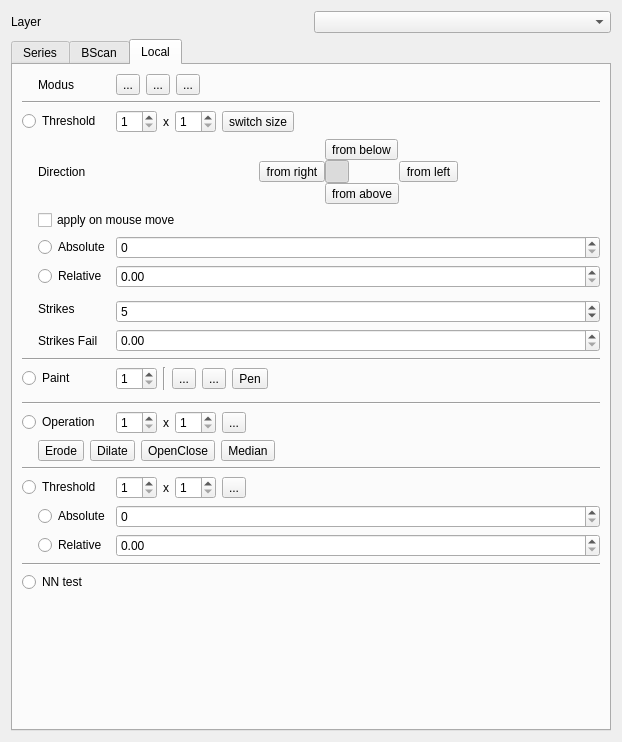
<?xml version="1.0" encoding="UTF-8"?>
<ui version="4.0">
 <class>BScanSegmentationWidget</class>
 <widget class="QWidget" name="BScanSegmentationWidget">
  <property name="geometry">
   <rect>
    <x>0</x>
    <y>0</y>
    <width>380</width>
    <height>742</height>
   </rect>
  </property>
  <property name="windowTitle">
   <string>Form</string>
  </property>
  <layout class="QVBoxLayout" name="verticalLayout">
   <item>
    <layout class="QHBoxLayout" name="layoutSegmentationOptions"/>
   </item>
   <item>
    <layout class="QHBoxLayout" name="horizontalLayout_8">
     <item>
      <widget class="QLabel" name="label_25">
       <property name="text">
        <string>Layer</string>
       </property>
      </widget>
     </item>
     <item>
      <widget class="QComboBox" name="comboBoxLayer"/>
     </item>
    </layout>
   </item>
   <item>
    <widget class="QTabWidget" name="tabWidget">
     <property name="currentIndex">
      <number>2</number>
     </property>
     <widget class="QWidget" name="seriesTab">
      <attribute name="title">
       <string>Series</string>
      </attribute>
      <layout class="QVBoxLayout" name="verticalLayout_2">
       <item>
        <widget class="QCheckBox" name="checkBoxCreateNewSeriesStartValue">
         <property name="text">
          <string>Create new start value</string>
         </property>
        </widget>
       </item>
       <item>
        <widget class="QGroupBox" name="groupBox">
         <property name="sizePolicy">
          <sizepolicy hsizetype="Preferred" vsizetype="Preferred">
           <horstretch>0</horstretch>
           <verstretch>0</verstretch>
          </sizepolicy>
         </property>
         <property name="title">
          <string>From segmentation</string>
         </property>
         <layout class="QGridLayout" name="gridLayout_2">
          <item row="0" column="0">
           <widget class="QLabel" name="label">
            <property name="text">
             <string>Segmentation</string>
            </property>
           </widget>
          </item>
          <item row="0" column="1">
           <widget class="QComboBox" name="comboBoxSeriesInitFromSeg"/>
          </item>
          <item row="1" column="1">
           <widget class="QPushButton" name="buttonSeriesInitFromSeg">
            <property name="text">
             <string>Create</string>
            </property>
           </widget>
          </item>
         </layout>
        </widget>
       </item>
       <item>
        <widget class="QGroupBox" name="groupBox_2">
         <property name="title">
          <string>From Threshold</string>
         </property>
         <layout class="QGridLayout" name="gridLayout">
          <item row="0" column="1">
           <widget class="QRadioButton" name="seriesThresholdDirectionUp">
            <property name="text">
             <string>From below</string>
            </property>
           </widget>
          </item>
          <item row="3" column="0">
           <widget class="QRadioButton" name="seriesThresholdMethodRel">
            <property name="text">
             <string>Relative</string>
            </property>
           </widget>
          </item>
          <item row="0" column="0">
           <widget class="QRadioButton" name="seriesThresholdDirectionDown">
            <property name="text">
             <string>From above</string>
            </property>
           </widget>
          </item>
          <item row="3" column="1">
           <widget class="QDoubleSpinBox" name="boxSeriesThresRelative">
            <property name="maximum">
             <double>1.000000000000000</double>
            </property>
            <property name="singleStep">
             <double>0.050000000000000</double>
            </property>
            <property name="value">
             <double>0.500000000000000</double>
            </property>
           </widget>
          </item>
          <item row="4" column="0">
           <widget class="QLabel" name="label_2">
            <property name="text">
             <string>Strikes</string>
            </property>
           </widget>
          </item>
          <item row="2" column="0">
           <widget class="QRadioButton" name="seriesThresholdMethodAbs">
            <property name="text">
             <string>Absolute</string>
            </property>
           </widget>
          </item>
          <item row="2" column="1">
           <widget class="QSpinBox" name="boxSeriesThresAbsolute">
            <property name="maximum">
             <number>255</number>
            </property>
           </widget>
          </item>
          <item row="4" column="1">
           <widget class="QSpinBox" name="boxSeriesThresStrikes">
            <property name="minimum">
             <number>1</number>
            </property>
            <property name="maximum">
             <number>20</number>
            </property>
           </widget>
          </item>
          <item row="6" column="1">
           <widget class="QPushButton" name="buttonSeriesInitFromThreshold">
            <property name="text">
             <string>Create</string>
            </property>
           </widget>
          </item>
          <item row="1" column="0" colspan="2">
           <widget class="Line" name="line">
            <property name="orientation">
             <enum>Qt::Horizontal</enum>
            </property>
           </widget>
          </item>
          <item row="5" column="0">
           <widget class="QLabel" name="label_10">
            <property name="text">
             <string>Strikes Fail</string>
            </property>
           </widget>
          </item>
          <item row="5" column="1">
           <widget class="QDoubleSpinBox" name="boxSeriesThresStrikesFailFactor">
            <property name="maximum">
             <double>1.000000000000000</double>
            </property>
            <property name="singleStep">
             <double>0.050000000000000</double>
            </property>
            <property name="value">
             <double>0.200000000000000</double>
            </property>
           </widget>
          </item>
         </layout>
        </widget>
       </item>
       <item>
        <widget class="QGroupBox" name="groupBox_5">
         <property name="title">
          <string>Delete segmentation</string>
         </property>
         <layout class="QGridLayout" name="gridLayout_8">
          <item row="0" column="1">
           <widget class="QPushButton" name="buttonSeriesDeleteSegmentation">
            <property name="text">
             <string>Delete</string>
            </property>
           </widget>
          </item>
          <item row="0" column="0">
           <spacer name="horizontalSpacer_11">
            <property name="orientation">
             <enum>Qt::Horizontal</enum>
            </property>
            <property name="sizeHint" stdset="0">
             <size>
              <width>40</width>
              <height>20</height>
             </size>
            </property>
           </spacer>
          </item>
         </layout>
        </widget>
       </item>
       <item>
        <widget class="QGroupBox" name="groupBox_6">
         <property name="title">
          <string>Operations</string>
         </property>
         <layout class="QHBoxLayout" name="horizontalLayout_6">
          <item>
           <widget class="QToolButton" name="buttonSeriesRemoveUnconectedAreas">
            <property name="text">
             <string>Remove unconected areas</string>
            </property>
            <property name="icon">
             <iconset resource="../application.qrc">
              <normaloff>:/icons/cut_red.png</normaloff>:/icons/cut_red.png</iconset>
            </property>
           </widget>
          </item>
          <item>
           <widget class="QToolButton" name="buttonSeriesExtendLeftRightSpace">
            <property name="text">
             <string>Extend segmentation left and right</string>
            </property>
            <property name="icon">
             <iconset resource="../application.qrc">
              <normaloff>:/icons/tag.png</normaloff>:/icons/tag.png</iconset>
            </property>
           </widget>
          </item>
          <item>
           <spacer name="horizontalSpacer_12">
            <property name="orientation">
             <enum>Qt::Horizontal</enum>
            </property>
            <property name="sizeHint" stdset="0">
             <size>
              <width>40</width>
              <height>20</height>
             </size>
            </property>
           </spacer>
          </item>
          <item>
           <widget class="QToolButton" name="buttonImportOCT">
            <property name="text">
             <string>...</string>
            </property>
            <property name="icon">
             <iconset resource="../application.qrc">
              <normaloff>:/icons/folder_image.png</normaloff>:/icons/folder_image.png</iconset>
            </property>
           </widget>
          </item>
         </layout>
        </widget>
       </item>
       <item>
        <spacer name="verticalSpacer">
         <property name="orientation">
          <enum>Qt::Vertical</enum>
         </property>
         <property name="sizeHint" stdset="0">
          <size>
           <width>20</width>
           <height>137</height>
          </size>
         </property>
        </spacer>
       </item>
      </layout>
     </widget>
     <widget class="QWidget" name="bscanTab">
      <attribute name="title">
       <string>BScan</string>
      </attribute>
      <layout class="QVBoxLayout" name="verticalLayout_3">
       <item>
        <widget class="QGroupBox" name="groupBoxBScanFromSegline">
         <property name="sizePolicy">
          <sizepolicy hsizetype="Preferred" vsizetype="Preferred">
           <horstretch>0</horstretch>
           <verstretch>0</verstretch>
          </sizepolicy>
         </property>
         <property name="title">
          <string>From segmentation</string>
         </property>
         <layout class="QGridLayout" name="gridLayoutBScanFromSegline">
          <item row="0" column="0">
           <widget class="QLabel" name="labelBScanFromSegline">
            <property name="text">
             <string>Segmentation</string>
            </property>
           </widget>
          </item>
          <item row="0" column="1">
           <widget class="QComboBox" name="comboBoxBScanFromSegline"/>
          </item>
          <item row="1" column="1">
           <widget class="QPushButton" name="buttonBScanInitFromSeg">
            <property name="text">
             <string>Create</string>
            </property>
           </widget>
          </item>
         </layout>
        </widget>
       </item>
       <item>
        <widget class="QGroupBox" name="groupBox_3">
         <property name="title">
          <string>From Threshold</string>
         </property>
         <layout class="QGridLayout" name="gridLayout_3">
          <item row="3" column="0">
           <widget class="QRadioButton" name="radioBScanThresRelative">
            <property name="text">
             <string>Relative</string>
            </property>
            <property name="checked">
             <bool>false</bool>
            </property>
           </widget>
          </item>
          <item row="0" column="0">
           <widget class="QRadioButton" name="radioBScanThresFromAbove">
            <property name="text">
             <string>From above</string>
            </property>
            <property name="checked">
             <bool>true</bool>
            </property>
           </widget>
          </item>
          <item row="3" column="1">
           <widget class="QDoubleSpinBox" name="boxBScanThresRelative">
            <property name="maximum">
             <double>1.000000000000000</double>
            </property>
            <property name="singleStep">
             <double>0.050000000000000</double>
            </property>
            <property name="value">
             <double>0.400000000000000</double>
            </property>
           </widget>
          </item>
          <item row="4" column="0">
           <widget class="QLabel" name="label_3">
            <property name="text">
             <string>Strikes</string>
            </property>
           </widget>
          </item>
          <item row="2" column="0">
           <widget class="QRadioButton" name="radioBScanThresAbsolute">
            <property name="text">
             <string>Absolute</string>
            </property>
           </widget>
          </item>
          <item row="2" column="1">
           <widget class="QSpinBox" name="boxBScanThresAbsolute">
            <property name="maximum">
             <number>255</number>
            </property>
            <property name="value">
             <number>80</number>
            </property>
           </widget>
          </item>
          <item row="4" column="1">
           <widget class="QSpinBox" name="boxBScanThresStrikes">
            <property name="minimum">
             <number>1</number>
            </property>
            <property name="maximum">
             <number>20</number>
            </property>
            <property name="value">
             <number>6</number>
            </property>
           </widget>
          </item>
          <item row="6" column="1">
           <widget class="QPushButton" name="buttonBScanInitFromThreshold">
            <property name="text">
             <string>Create</string>
            </property>
           </widget>
          </item>
          <item row="1" column="0" colspan="2">
           <widget class="Line" name="line_2">
            <property name="orientation">
             <enum>Qt::Horizontal</enum>
            </property>
           </widget>
          </item>
          <item row="0" column="1">
           <widget class="QRadioButton" name="radioBScanThresFromBelow">
            <property name="text">
             <string>From below</string>
            </property>
           </widget>
          </item>
          <item row="5" column="1">
           <widget class="QDoubleSpinBox" name="boxBScanThresStrikesFailFactor"/>
          </item>
          <item row="5" column="0">
           <widget class="QLabel" name="label_9">
            <property name="text">
             <string>Strikes Fail</string>
            </property>
           </widget>
          </item>
         </layout>
        </widget>
       </item>
       <item>
        <widget class="QGroupBox" name="groupBox_4">
         <property name="title">
          <string>Operations</string>
         </property>
         <layout class="QGridLayout" name="gridLayout_4">
          <item row="0" column="0">
           <widget class="QToolButton" name="buttonBScanDilate">
            <property name="text">
             <string>Dilate</string>
            </property>
            <property name="icon">
             <iconset resource="../application.qrc">
              <normaloff>:/icons/arrow_out.png</normaloff>:/icons/arrow_out.png</iconset>
            </property>
           </widget>
          </item>
          <item row="0" column="1">
           <widget class="QToolButton" name="buttonBScanErode">
            <property name="text">
             <string>Erode</string>
            </property>
            <property name="icon">
             <iconset resource="../application.qrc">
              <normaloff>:/icons/arrow_in.png</normaloff>:/icons/arrow_in.png</iconset>
            </property>
           </widget>
          </item>
          <item row="0" column="6">
           <spacer name="horizontalSpacer">
            <property name="orientation">
             <enum>Qt::Horizontal</enum>
            </property>
            <property name="sizeHint" stdset="0">
             <size>
              <width>40</width>
              <height>20</height>
             </size>
            </property>
           </spacer>
          </item>
          <item row="0" column="2">
           <widget class="QToolButton" name="buttonBScanOpenClose">
            <property name="text">
             <string>...</string>
            </property>
            <property name="icon">
             <iconset resource="../application.qrc">
              <normaloff>:/icons/arrow_inout.png</normaloff>:/icons/arrow_inout.png</iconset>
            </property>
           </widget>
          </item>
          <item row="0" column="3">
           <widget class="QToolButton" name="buttonBScanMedian">
            <property name="text">
             <string>Median</string>
            </property>
            <property name="icon">
             <iconset resource="../application.qrc">
              <normaloff>:/icons/arrow_inout.png</normaloff>:/icons/arrow_inout.png</iconset>
            </property>
           </widget>
          </item>
          <item row="0" column="4">
           <widget class="QToolButton" name="buttonBScanRemoveUnconectedAreas">
            <property name="text">
             <string>Remove unconected areas</string>
            </property>
            <property name="icon">
             <iconset resource="../application.qrc">
              <normaloff>:/icons/cut_red.png</normaloff>:/icons/cut_red.png</iconset>
            </property>
           </widget>
          </item>
          <item row="0" column="5">
           <widget class="QToolButton" name="buttonBScanExtendLeftRightSpace">
            <property name="text">
             <string>Extend segmentation left and right</string>
            </property>
            <property name="icon">
             <iconset resource="../application.qrc">
              <normaloff>:/icons/tag.png</normaloff>:/icons/tag.png</iconset>
            </property>
           </widget>
          </item>
         </layout>
        </widget>
       </item>
       <item>
        <spacer name="verticalSpacer_2">
         <property name="orientation">
          <enum>Qt::Vertical</enum>
         </property>
         <property name="sizeHint" stdset="0">
          <size>
           <width>20</width>
           <height>40</height>
          </size>
         </property>
        </spacer>
       </item>
      </layout>
     </widget>
     <widget class="QWidget" name="localTab">
      <attribute name="title">
       <string>Local</string>
      </attribute>
      <layout class="QGridLayout" name="gridLayout_5">
       <item row="11" column="1" rowspan="2">
        <widget class="QLabel" name="label_4">
         <property name="text">
          <string>Strikes</string>
         </property>
        </widget>
       </item>
       <item row="1" column="1">
        <widget class="QLabel" name="label_12">
         <property name="text">
          <string>Modus</string>
         </property>
        </widget>
       </item>
       <item row="15" column="0" colspan="3">
        <widget class="Line" name="line_4">
         <property name="orientation">
          <enum>Qt::Horizontal</enum>
         </property>
        </widget>
       </item>
       <item row="24" column="2">
        <layout class="QHBoxLayout" name="horizontalLayout_5">
         <item>
          <widget class="QSpinBox" name="localSizeThresholdWidthSpinBox">
           <property name="minimum">
            <number>1</number>
           </property>
          </widget>
         </item>
         <item>
          <widget class="QLabel" name="label_11">
           <property name="text">
            <string>x</string>
           </property>
          </widget>
         </item>
         <item>
          <widget class="QSpinBox" name="localSizeThresholdHeightSpinBox">
           <property name="minimum">
            <number>1</number>
           </property>
          </widget>
         </item>
         <item>
          <widget class="QToolButton" name="switchSizeLocalThresholdButton">
           <property name="text">
            <string>...</string>
           </property>
           <property name="icon">
            <iconset resource="../application.qrc">
             <normaloff>:/icons/arrow_switch.png</normaloff>:/icons/arrow_switch.png</iconset>
           </property>
          </widget>
         </item>
         <item>
          <spacer name="horizontalSpacer_10">
           <property name="orientation">
            <enum>Qt::Horizontal</enum>
           </property>
           <property name="sizeHint" stdset="0">
            <size>
             <width>40</width>
             <height>20</height>
            </size>
           </property>
          </spacer>
         </item>
        </layout>
       </item>
       <item row="25" column="1">
        <widget class="QRadioButton" name="radioLocalThresholdAbsolut">
         <property name="text">
          <string>Absolute</string>
         </property>
        </widget>
       </item>
       <item row="18" column="1" colspan="2">
        <widget class="QWidget" name="widget_2" native="true">
         <layout class="QGridLayout" name="gridLayout_7">
          <property name="margin">
           <number>0</number>
          </property>
         </layout>
        </widget>
       </item>
       <item row="5" column="0">
        <spacer name="horizontalSpacer_4">
         <property name="orientation">
          <enum>Qt::Horizontal</enum>
         </property>
         <property name="sizeType">
          <enum>QSizePolicy::Fixed</enum>
         </property>
         <property name="sizeHint" stdset="0">
          <size>
           <width>10</width>
           <height>10</height>
          </size>
         </property>
        </spacer>
       </item>
       <item row="20" column="2">
        <layout class="QHBoxLayout" name="horizontalLayout_4">
         <item>
          <widget class="QSpinBox" name="localSizeOperationWidthSpinBox">
           <property name="minimum">
            <number>1</number>
           </property>
          </widget>
         </item>
         <item>
          <widget class="QLabel" name="label_7">
           <property name="text">
            <string>x</string>
           </property>
          </widget>
         </item>
         <item>
          <widget class="QSpinBox" name="localSizeOperationHeightSpinBox">
           <property name="minimum">
            <number>1</number>
           </property>
          </widget>
         </item>
         <item>
          <widget class="QToolButton" name="switchSizeLocalOperationButton">
           <property name="text">
            <string>...</string>
           </property>
           <property name="icon">
            <iconset resource="../application.qrc">
             <normaloff>:/icons/arrow_switch.png</normaloff>:/icons/arrow_switch.png</iconset>
           </property>
          </widget>
         </item>
         <item>
          <spacer name="horizontalSpacer_7">
           <property name="orientation">
            <enum>Qt::Horizontal</enum>
           </property>
           <property name="sizeHint" stdset="0">
            <size>
             <width>40</width>
             <height>20</height>
            </size>
           </property>
          </spacer>
         </item>
        </layout>
       </item>
       <item row="9" column="1">
        <widget class="QRadioButton" name="radioLocalThresholdDirRelative">
         <property name="text">
          <string>Relative</string>
         </property>
        </widget>
       </item>
       <item row="5" column="2">
        <layout class="QGridLayout" name="gridLayout_6">
         <property name="margin">
          <number>0</number>
         </property>
         <property name="spacing">
          <number>0</number>
         </property>
         <item row="0" column="2">
          <widget class="QToolButton" name="buttonLocalThresholdDirUp">
           <property name="text">
            <string>from below</string>
           </property>
           <property name="icon">
            <iconset resource="../application.qrc">
             <normaloff>:/icons/arrow_up.png</normaloff>:/icons/arrow_up.png</iconset>
           </property>
           <property name="checkable">
            <bool>true</bool>
           </property>
          </widget>
         </item>
         <item row="1" column="3">
          <widget class="QToolButton" name="buttonLocalThresholdDirRight">
           <property name="text">
            <string>from left</string>
           </property>
           <property name="icon">
            <iconset resource="../application.qrc">
             <normaloff>:/icons/arrow_right.png</normaloff>:/icons/arrow_right.png</iconset>
           </property>
           <property name="checkable">
            <bool>true</bool>
           </property>
          </widget>
         </item>
         <item row="1" column="1">
          <widget class="QToolButton" name="buttonLocalThresholdDirLeft">
           <property name="text">
            <string>from right</string>
           </property>
           <property name="icon">
            <iconset resource="../application.qrc">
             <normaloff>:/icons/arrow_left.png</normaloff>:/icons/arrow_left.png</iconset>
           </property>
           <property name="checkable">
            <bool>true</bool>
           </property>
          </widget>
         </item>
         <item row="2" column="2">
          <widget class="QToolButton" name="buttonLocalThresholdDirDown">
           <property name="text">
            <string>from above</string>
           </property>
           <property name="icon">
            <iconset resource="../application.qrc">
             <normaloff>:/icons/arrow_down.png</normaloff>:/icons/arrow_down.png</iconset>
           </property>
           <property name="checkable">
            <bool>true</bool>
           </property>
          </widget>
         </item>
         <item row="1" column="0">
          <spacer name="horizontalSpacer_2">
           <property name="orientation">
            <enum>Qt::Horizontal</enum>
           </property>
           <property name="sizeHint" stdset="0">
            <size>
             <width>40</width>
             <height>20</height>
            </size>
           </property>
          </spacer>
         </item>
         <item row="1" column="4">
          <spacer name="horizontalSpacer_3">
           <property name="orientation">
            <enum>Qt::Horizontal</enum>
           </property>
           <property name="sizeHint" stdset="0">
            <size>
             <width>40</width>
             <height>20</height>
            </size>
           </property>
          </spacer>
         </item>
         <item row="1" column="2">
          <widget class="QToolButton" name="autoSwitchSizeLocalThresholdDirButton">
           <property name="text">
            <string/>
           </property>
           <property name="icon">
            <iconset resource="../application.qrc">
             <normaloff>:/icons/arrow_rotate_clockwise.png</normaloff>:/icons/arrow_rotate_clockwise.png</iconset>
           </property>
           <property name="checkable">
            <bool>true</bool>
           </property>
           <property name="checked">
            <bool>true</bool>
           </property>
          </widget>
         </item>
        </layout>
       </item>
       <item row="9" column="2">
        <widget class="QDoubleSpinBox" name="localThresholdDirRelativeSpinBox">
         <property name="maximum">
          <double>1.000000000000000</double>
         </property>
         <property name="singleStep">
          <double>0.050000000000000</double>
         </property>
        </widget>
       </item>
       <item row="20" column="0" colspan="2">
        <widget class="QRadioButton" name="radioLocalOperation">
         <property name="text">
          <string>Operation</string>
         </property>
        </widget>
       </item>
       <item row="12" column="2">
        <widget class="QSpinBox" name="localThresholdDirStrikes">
         <property name="minimum">
          <number>1</number>
         </property>
         <property name="maximum">
          <number>20</number>
         </property>
         <property name="value">
          <number>5</number>
         </property>
        </widget>
       </item>
       <item row="4" column="0" colspan="2">
        <widget class="QRadioButton" name="radioLocalThresholdDir">
         <property name="text">
          <string>Threshold</string>
         </property>
        </widget>
       </item>
       <item row="21" column="1" rowspan="2" colspan="2">
        <widget class="QWidget" name="widget" native="true">
         <layout class="QHBoxLayout" name="horizontalLayout">
          <property name="margin">
           <number>0</number>
          </property>
          <item>
           <widget class="QToolButton" name="buttonLocalOperationErode">
            <property name="text">
             <string>Erode</string>
            </property>
            <property name="icon">
             <iconset resource="../application.qrc">
              <normaloff>:/icons/arrow_in.png</normaloff>:/icons/arrow_in.png</iconset>
            </property>
            <property name="checkable">
             <bool>true</bool>
            </property>
           </widget>
          </item>
          <item>
           <widget class="QToolButton" name="buttonLocalOperationDilate">
            <property name="text">
             <string>Dilate</string>
            </property>
            <property name="icon">
             <iconset resource="../application.qrc">
              <normaloff>:/icons/arrow_out.png</normaloff>:/icons/arrow_out.png</iconset>
            </property>
            <property name="checkable">
             <bool>true</bool>
            </property>
            <property name="autoExclusive">
             <bool>false</bool>
            </property>
           </widget>
          </item>
          <item>
           <widget class="QToolButton" name="buttonLocalOperationOpenClose">
            <property name="text">
             <string>OpenClose</string>
            </property>
            <property name="icon">
             <iconset resource="../application.qrc">
              <normaloff>:/icons/arrow_inout.png</normaloff>:/icons/arrow_inout.png</iconset>
            </property>
            <property name="checkable">
             <bool>true</bool>
            </property>
           </widget>
          </item>
          <item>
           <widget class="QToolButton" name="buttonLocalOperationMedian">
            <property name="text">
             <string>Median</string>
            </property>
            <property name="icon">
             <iconset resource="../application.qrc">
              <normaloff>:/icons/arrow_inout.png</normaloff>:/icons/arrow_inout.png</iconset>
            </property>
            <property name="checkable">
             <bool>true</bool>
            </property>
           </widget>
          </item>
          <item>
           <spacer name="horizontalSpacer_5">
            <property name="orientation">
             <enum>Qt::Horizontal</enum>
            </property>
            <property name="sizeHint" stdset="0">
             <size>
              <width>40</width>
              <height>20</height>
             </size>
            </property>
           </spacer>
          </item>
         </layout>
        </widget>
       </item>
       <item row="7" column="1">
        <widget class="QRadioButton" name="radioLocalThresholdDirAbsolut">
         <property name="text">
          <string>Absolute</string>
         </property>
        </widget>
       </item>
       <item row="7" column="2">
        <widget class="QSpinBox" name="localThresholdDirAboluteSpinbox">
         <property name="maximum">
          <number>255</number>
         </property>
        </widget>
       </item>
       <item row="5" column="1">
        <widget class="QLabel" name="label_5">
         <property name="text">
          <string>Direction</string>
         </property>
        </widget>
       </item>
       <item row="19" column="0" colspan="3">
        <widget class="Line" name="line_5">
         <property name="orientation">
          <enum>Qt::Horizontal</enum>
         </property>
        </widget>
       </item>
       <item row="4" column="2">
        <layout class="QHBoxLayout" name="horizontalLayout_3">
         <item>
          <widget class="QSpinBox" name="localSizeThresholdDirWidthSpinBox">
           <property name="minimum">
            <number>1</number>
           </property>
          </widget>
         </item>
         <item>
          <widget class="QLabel" name="label_8">
           <property name="text">
            <string>x</string>
           </property>
          </widget>
         </item>
         <item>
          <widget class="QSpinBox" name="localSizeThresholdDirHeightSpinBox">
           <property name="minimum">
            <number>1</number>
           </property>
          </widget>
         </item>
         <item>
          <widget class="QToolButton" name="switchSizeLocalThresholdDirButton">
           <property name="text">
            <string>switch size</string>
           </property>
           <property name="icon">
            <iconset resource="../application.qrc">
             <normaloff>:/icons/arrow_switch.png</normaloff>:/icons/arrow_switch.png</iconset>
           </property>
          </widget>
         </item>
         <item>
          <spacer name="horizontalSpacer_9">
           <property name="orientation">
            <enum>Qt::Horizontal</enum>
           </property>
           <property name="sizeHint" stdset="0">
            <size>
             <width>40</width>
             <height>20</height>
            </size>
           </property>
          </spacer>
         </item>
        </layout>
       </item>
       <item row="14" column="1">
        <widget class="QLabel" name="label_6">
         <property name="text">
          <string>Strikes Fail</string>
         </property>
        </widget>
       </item>
       <item row="14" column="2">
        <widget class="QDoubleSpinBox" name="localThresholdDirStrikesFailFactor">
         <property name="maximum">
          <double>1.000000000000000</double>
         </property>
         <property name="singleStep">
          <double>0.050000000000000</double>
         </property>
        </widget>
       </item>
       <item row="16" column="0" colspan="2">
        <widget class="QRadioButton" name="radioLocalPaint">
         <property name="text">
          <string>Paint</string>
         </property>
        </widget>
       </item>
       <item row="16" column="2">
        <layout class="QHBoxLayout" name="horizontalLayout_2">
         <item>
          <widget class="QSpinBox" name="localSizePaintSpinBox">
           <property name="minimum">
            <number>1</number>
           </property>
          </widget>
         </item>
         <item>
          <widget class="Line" name="line_7">
           <property name="orientation">
            <enum>Qt::Vertical</enum>
           </property>
          </widget>
         </item>
         <item>
          <widget class="QToolButton" name="buttonLocalPaintCircle">
           <property name="text">
            <string>...</string>
           </property>
           <property name="icon">
            <iconset resource="../application.qrc">
             <normaloff>:/icons/paint_disc.png</normaloff>:/icons/paint_disc.png</iconset>
           </property>
           <property name="checkable">
            <bool>true</bool>
           </property>
          </widget>
         </item>
         <item>
          <widget class="QToolButton" name="buttonLocalPaintRec">
           <property name="text">
            <string>...</string>
           </property>
           <property name="icon">
            <iconset resource="../application.qrc">
             <normaloff>:/icons/paint_quadrat.png</normaloff>:/icons/paint_quadrat.png</iconset>
           </property>
           <property name="checkable">
            <bool>true</bool>
           </property>
          </widget>
         </item>
         <item>
          <widget class="QToolButton" name="buttonLocalPaintPen">
           <property name="text">
            <string>Pen</string>
           </property>
           <property name="icon">
            <iconset resource="../application.qrc">
             <normaloff>:/icons/pen.png</normaloff>:/icons/pen.png</iconset>
           </property>
           <property name="checkable">
            <bool>true</bool>
           </property>
          </widget>
         </item>
         <item>
          <spacer name="horizontalSpacer_8">
           <property name="orientation">
            <enum>Qt::Horizontal</enum>
           </property>
           <property name="sizeHint" stdset="0">
            <size>
             <width>40</width>
             <height>20</height>
            </size>
           </property>
          </spacer>
         </item>
        </layout>
       </item>
       <item row="6" column="1" colspan="2">
        <widget class="QCheckBox" name="checkBoxApplyOnMove">
         <property name="text">
          <string>apply on mouse move</string>
         </property>
        </widget>
       </item>
       <item row="23" column="0" colspan="3">
        <widget class="Line" name="line_3">
         <property name="orientation">
          <enum>Qt::Horizontal</enum>
         </property>
        </widget>
       </item>
       <item row="24" column="0" colspan="2">
        <widget class="QRadioButton" name="radioLocalThreshold">
         <property name="text">
          <string>Threshold</string>
         </property>
        </widget>
       </item>
       <item row="25" column="2">
        <widget class="QSpinBox" name="localThresholdAboluteSpinbox">
         <property name="maximum">
          <number>255</number>
         </property>
         <property name="singleStep">
          <number>5</number>
         </property>
        </widget>
       </item>
       <item row="26" column="1">
        <widget class="QRadioButton" name="radioLocalThresholdRelative">
         <property name="text">
          <string>Relative</string>
         </property>
        </widget>
       </item>
       <item row="26" column="2">
        <widget class="QDoubleSpinBox" name="localThresholdRelativeSpinBox">
         <property name="maximum">
          <double>1.000000000000000</double>
         </property>
         <property name="singleStep">
          <double>0.050000000000000</double>
         </property>
        </widget>
       </item>
       <item row="29" column="1">
        <spacer name="verticalSpacer_3">
         <property name="orientation">
          <enum>Qt::Vertical</enum>
         </property>
         <property name="sizeHint" stdset="0">
          <size>
           <width>20</width>
           <height>40</height>
          </size>
         </property>
        </spacer>
       </item>
       <item row="28" column="0" colspan="2">
        <widget class="QRadioButton" name="radioLocalNN">
         <property name="text">
          <string>NN test</string>
         </property>
        </widget>
       </item>
       <item row="27" column="0" colspan="3">
        <widget class="Line" name="line_nn">
         <property name="orientation">
          <enum>Qt::Horizontal</enum>
         </property>
        </widget>
       </item>
       <item row="2" column="0" colspan="3">
        <widget class="Line" name="line_6">
         <property name="orientation">
          <enum>Qt::Horizontal</enum>
         </property>
        </widget>
       </item>
       <item row="1" column="2">
        <layout class="QHBoxLayout" name="horizontalLayout_7">
         <item>
          <widget class="QToolButton" name="buttonLocalPaintArea0">
           <property name="text">
            <string>...</string>
           </property>
           <property name="checkable">
            <bool>true</bool>
           </property>
          </widget>
         </item>
         <item>
          <widget class="QToolButton" name="buttonLocalPaintAreaAuto">
           <property name="text">
            <string>...</string>
           </property>
           <property name="checkable">
            <bool>true</bool>
           </property>
          </widget>
         </item>
         <item>
          <widget class="QToolButton" name="buttonLocalPaintArea1">
           <property name="text">
            <string>...</string>
           </property>
           <property name="checkable">
            <bool>true</bool>
           </property>
          </widget>
         </item>
         <item>
          <spacer name="horizontalSpacer_13">
           <property name="orientation">
            <enum>Qt::Horizontal</enum>
           </property>
           <property name="sizeHint" stdset="0">
            <size>
             <width>40</width>
             <height>20</height>
            </size>
           </property>
          </spacer>
         </item>
        </layout>
       </item>
      </layout>
     </widget>
    </widget>
   </item>
  </layout>
 </widget>
 <tabstops>
  <tabstop>comboBoxSeriesInitFromSeg</tabstop>
  <tabstop>buttonSeriesInitFromSeg</tabstop>
  <tabstop>seriesThresholdDirectionDown</tabstop>
  <tabstop>seriesThresholdDirectionUp</tabstop>
  <tabstop>seriesThresholdMethodAbs</tabstop>
  <tabstop>boxSeriesThresAbsolute</tabstop>
  <tabstop>seriesThresholdMethodRel</tabstop>
  <tabstop>boxSeriesThresRelative</tabstop>
  <tabstop>boxSeriesThresStrikes</tabstop>
  <tabstop>buttonSeriesInitFromThreshold</tabstop>
  <tabstop>radioBScanThresFromAbove</tabstop>
  <tabstop>radioBScanThresFromBelow</tabstop>
  <tabstop>radioBScanThresAbsolute</tabstop>
  <tabstop>boxBScanThresAbsolute</tabstop>
  <tabstop>radioBScanThresRelative</tabstop>
  <tabstop>boxBScanThresRelative</tabstop>
  <tabstop>boxBScanThresStrikes</tabstop>
  <tabstop>buttonBScanInitFromThreshold</tabstop>
  <tabstop>buttonBScanDilate</tabstop>
  <tabstop>buttonBScanErode</tabstop>
  <tabstop>radioLocalThresholdDir</tabstop>
  <tabstop>buttonLocalThresholdDirUp</tabstop>
  <tabstop>buttonLocalThresholdDirLeft</tabstop>
  <tabstop>buttonLocalThresholdDirRight</tabstop>
  <tabstop>buttonLocalThresholdDirDown</tabstop>
  <tabstop>radioLocalThresholdDirAbsolut</tabstop>
  <tabstop>localThresholdDirAboluteSpinbox</tabstop>
  <tabstop>radioLocalThresholdDirRelative</tabstop>
  <tabstop>localThresholdDirRelativeSpinBox</tabstop>
  <tabstop>localThresholdDirStrikes</tabstop>
  <tabstop>radioLocalPaint</tabstop>
  <tabstop>radioLocalOperation</tabstop>
  <tabstop>buttonLocalOperationErode</tabstop>
  <tabstop>buttonLocalOperationDilate</tabstop>
 </tabstops>
 <resources>
  <include location="../application.qrc"/>
 </resources>
 <connections/>
</ui>
